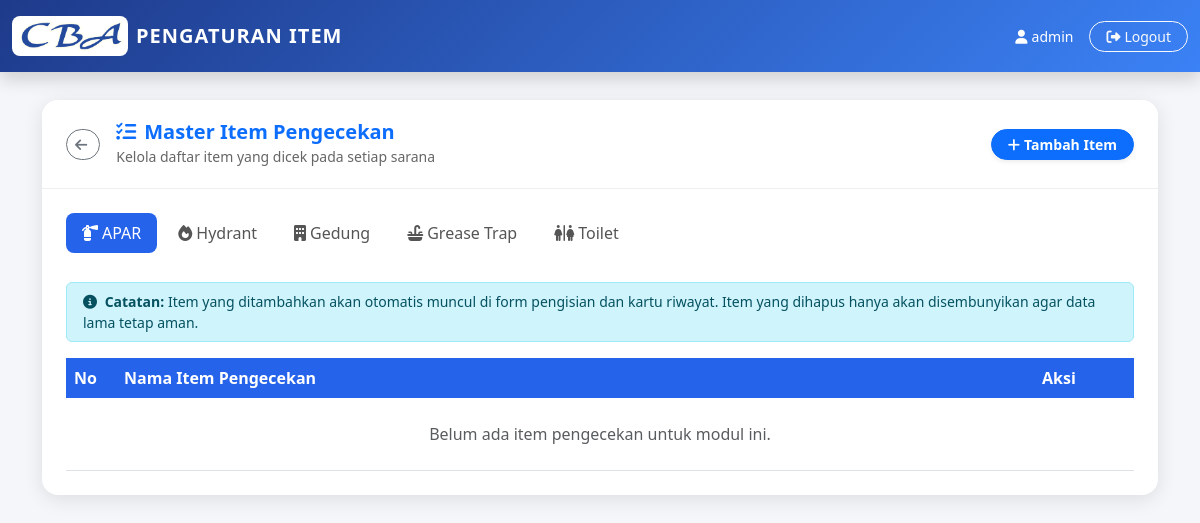
The page /master_item.php (signed in) on the database as committed earlier.
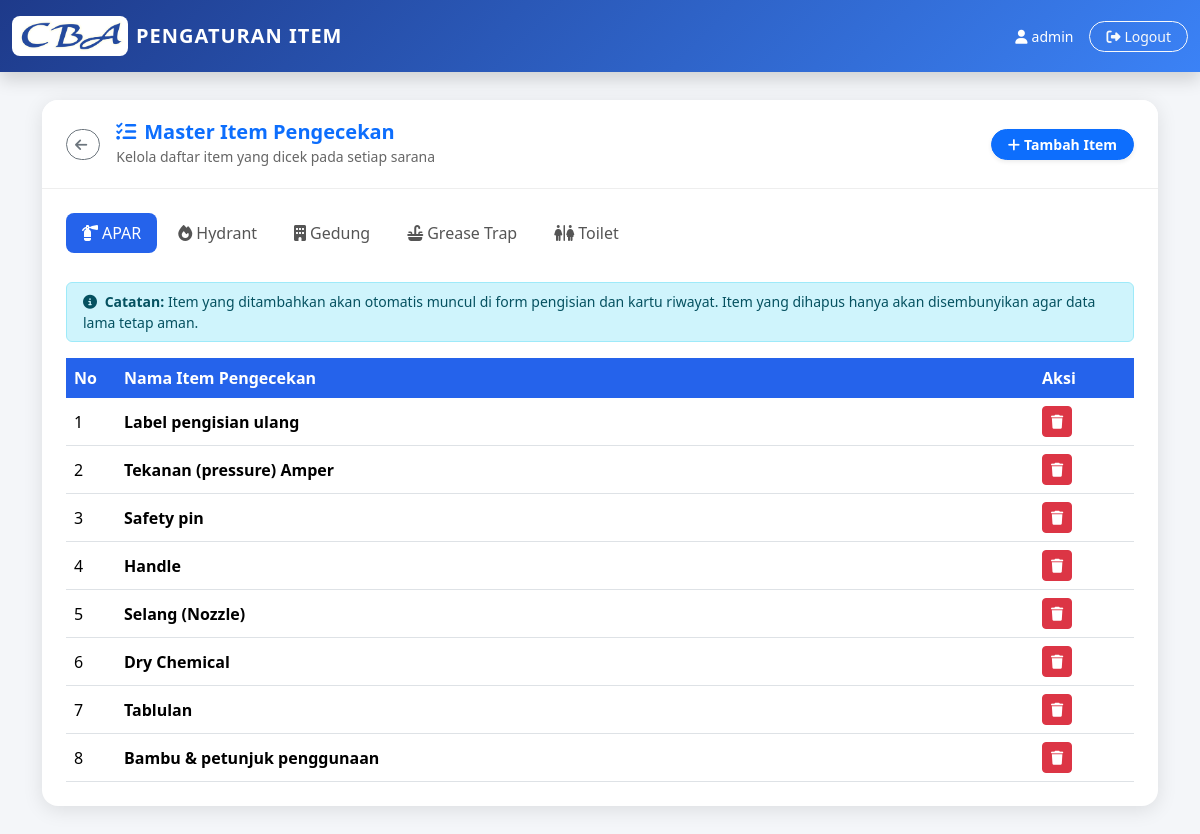
The same page on the database as committed later.
### tables this page shows
CREATE TABLE `master_item` (
  `id` int(11) NOT NULL,
  `modul` varchar(50) NOT NULL,
  `kolom` varchar(100) NOT NULL,
  `label` varchar(200) NOT NULL,
  `is_active` tinyint(1) DEFAULT 1
);

### master_item.php (the view, shortened to what this page needs)
<?php
include "config/koneksi.php";
mysqli_query($conn, "CREATE TABLE IF NOT EXISTS `master_item` (
  `id` int(11) NOT NULL AUTO_INCREMENT,
  `modul` varchar(50) NOT NULL,
  `kolom` varchar(100) NOT NULL,
  `label` varchar(200) NOT NULL,
  `is_active` tinyint(1) DEFAULT 1,
  PRIMARY KEY (`id`)
) ENGINE=InnoDB DEFAULT CHARSET=utf8mb4");
$cekData = mysqli_query($conn, "SELECT COUNT(*) as total FROM master_item");
$rowCek = mysqli_fetch_assoc($cekData);
if ($rowCek['total'] == 0) {
  $defaultItems = [
    'apar' => [
      'label_pengisian' => 'Label pengisian ulang',
      'tekanan_pressure' => 'Tekanan (pressure) Amper',
      'safety_pin' => 'Safety pin',
      'handle' => 'Handle',
      'selang_nozzle' => 'Selang (Nozzle)',
      'dry_chemical' => 'Dry Chemical',
      'tablulan' => 'Tablulan',
      'bambu_petunjuk' => 'Bambu & petunjuk penggunaan'
    ],
    'hydrant' => [
      'valve_handle' => 'Valve Handle',
      'hose_coupling_conect' => 'Hose Coupling Conect',
      'baut_valve_handle' => 'Baut valve handle',
      'fire_hose' => 'Fire hose',
      'slang_hydrant' => 'Slang hydrant',
      'nozzle' => 'Nozzle',
      'box_hydrant' => 'Box Hydrant'
    ],
    'gedung' => [
      'dinding' => 'Dinding',
      'atap_talang' => 'Atap/Talang',
      'lantai' => 'Lantai',
      'wastafel' => 'Wastafel',
      'pintu_kaca' => 'Pintu/Kaca',
      'toilet' => 'Toilet',
      'lain_lain' => 'Lain-lain'
    ],
    'grease_trap' => [
      'kondisi_fisik' => 'Kondisi fisik grease trap',
      'kebersihan_internal' => 'Kebersihan internal',
      'pemisahan_lemak' => 'Fungsi pemisahan lemak',
      'saluran_in_out' => 'Saluran masuk dan keluar',
      'bau_kontaminasi' => 'Bau atau kontaminasi'
    ],
    'toilet' => [
      'tissue_toilet' => 'Tissue toilet selalu tersedia',
      'lantai_bersih' => 'Lantai bersih (tidak ada sampah)',
      'closet_bersih' => 'Closet bersih & tidak mampet',
      'dinding_bersih' => 'Dinding Toilet bersih',
      'kran_shower' => 'Kran/shower berfungsi dengan baik',
      'sarang_laba' => 'Tidak ada sarang laba-laba',
      'tersedia_pewangi' => 'Tersedia pewangi',
      'lap_sabun' => 'Ada lap tangan dan sabun di washtafel',
      'tempat_sampah' => 'Ada tempat sampah di dalam toilet',
      'matikan_lampu' => 'Matikan lampu toilet saat tidak digunakan'
    ]
  ];
  foreach ($defaultItems as $modul => $items) {
    foreach ($items as $kolom => $label) {
      $k = mysqli_real_escape_string($conn, $kolom);
      $l = mysqli_real_escape_string($conn, $label);
      mysqli_query($conn, "INSERT INTO master_item (modul, kolom, label, is_active) VALUES ('$modul', '$k', '$l', 1)");
    }
  }
}
$modulFilter = isset($_GET['modul']) ? mysqli_real_escape_string($conn, $_GET['modul']) : 'apar';
$items = mysqli_query($conn, "SELECT * FROM master_item WHERE modul='$modulFilter' AND is_active=1 ORDER BY id ASC");
?>
<!DOCTYPE html>
<html lang="id">
<head>
  <link href="https://cdn.jsdelivr.net/npm/bootstrap@5.3.2/dist/css/bootstrap.min.css" rel="stylesheet">
</head>
<body>
  <nav class="navbar navbar-custom fixed-top py-3 shadow">
    <div class="container-fluid d-flex justify-content-between align-items-center">
      <div class="d-flex align-items-center gap-2 text-white" style="cursor:pointer" onclick="window.location.href='dashboard.php'">
        <img src="assets/images/cba.png" alt="Logo CBA" style="height:40px; background:white; padding:4px; border-radius:8px;">
        <span class="fw-bold fs-5 d-none d-sm-inline" style="letter-spacing:1px">PENGATURAN ITEM</span>
      </div>
      <div class="d-flex align-items-center gap-2 gap-md-3">
        <span class="text-white small d-none d-md-inline"><i class="fa-solid fa-user me-1"></i><?= $_SESSION['username'] ?></span>
        <a href="logout.php" class="btn btn-sm btn-outline-light rounded-pill px-2 px-md-3" title="Logout">
          <span class="d-none d-sm-inline"><i class="fa-solid fa-right-from-bracket me-1"></i>Logout</span>
        </a>
      </div>
    </div>
  </nav>
  <div class="container" style="margin-top:100px; padding-bottom:40px; flex:1;">
    <div class="card card-custom">
      <div class="card-header-custom d-flex justify-content-between align-items-center flex-wrap gap-3">
        <div class="d-flex align-items-center gap-3">
          <a href="dashboard.php" class="btn btn-sm btn-outline-secondary rounded-pill" title="Kembali ke Dashboard">
            <i class="fa-solid fa-arrow-left me-1"></i>
          </a>
          <div>
            <h5 class="fw-bold mb-0 text-primary"><i class="fa-solid fa-list-check me-2"></i>Master Item Pengecekan</h5>
            <small class="opacity-75">Kelola daftar item yang dicek pada setiap sarana</small>
          </div>
        </div>
        <button class="btn btn-primary btn-sm px-3 rounded-pill fw-bold shadow-sm" data-bs-toggle="modal" data-bs-target="#modalTambah">
          <i class="fa-solid fa-plus me-1"></i>Tambah Item
        </button>
      </div>
      <div class="card-body p-4">
        <ul class="nav nav-pills mb-4">
          <li class="nav-item">
            <a class="nav-link <?= $modulFilter == 'apar' ? 'active' : '' ?>" href="?modul=apar"><i class="fa-solid fa-fire-extinguisher me-1"></i>APAR</a>
          </li>
          <li class="nav-item">
            <a class="nav-link <?= $modulFilter == 'hydrant' ? 'active' : '' ?>" href="?modul=hydrant"><i class="fa-solid fa-fire me-1"></i>Hydrant</a>
          </li>
          <li class="nav-item">
            <a class="nav-link <?= $modulFilter == 'gedung' ? 'active' : '' ?>" href="?modul=gedung"><i class="fa-solid fa-building me-1"></i>Gedung</a>
          </li>
          <li class="nav-item">
            <a class="nav-link <?= $modulFilter == 'grease_trap' ? 'active' : '' ?>" href="?modul=grease_trap"><i class="fa-solid fa-sink me-1"></i>Grease Trap</a>
          </li>
          <li class="nav-item">
            <a class="nav-link <?= $modulFilter == 'toilet' ? 'active' : '' ?>" href="?modul=toilet"><i class="fa-solid fa-restroom me-1"></i>Toilet</a>
          </li>
        </ul>
        <div class="alert alert-info py-2 small">
          <i class="fa-solid fa-info-circle me-1"></i> <strong>Catatan:</strong> Item yang ditambahkan akan otomatis muncul di form pengisian dan kartu riwayat. Item yang dihapus hanya akan disembunyikan agar data lama tetap aman.
        </div>
        <div class="table-responsive">
          <table class="table table-hover align-middle mb-0">
            <thead>
              <tr>
                <th width="50">No</th>
                <th>Nama Item Pengecekan</th>
                <th width="100">Aksi</th>
              </tr>
            </thead>
            <tbody>
              <?php
              $no = 1;
              if (mysqli_num_rows($items) > 0):
                while ($row = mysqli_fetch_assoc($items)): ?>
                <tr>
                  <td><?= $no++ ?></td>
                  <td class="fw-semibold"><?= htmlspecialchars($row['label']) ?></td>
                  <td>
                    <button type="button" class="btn btn-danger btn-sm" onclick="confirmDelete(<?= $row['id'] ?>)" title="Hapus (Sembunyikan)">
                      <i class="fa-solid fa-trash"></i>
                    </button>
                  </td>
                </tr>
                <?php endwhile;
              else: ?>
                <tr>
                  <td colspan="3" class="text-center text-muted py-4">Belum ada item pengecekan untuk modul ini.</td>
                </tr>
              <?php endif; ?>
            </tbody>
          </table>
        </div>
      </div>
    </div>
  </div>
</body>
</html>

### master_item.php (style rules this page uses)
:root { --blue: #2563eb; --blue-dark: #1e3a8a; --blue-light: #3b82f6; }
body { background: #f4f6f9; font-family: 'Segoe UI', sans-serif; min-height: 100vh; display: flex; flex-direction: column; }
.navbar-custom { background: linear-gradient(135deg, var(--blue-dark), var(--blue-light)); }
.card-custom { border: none; border-radius: 16px; box-shadow: 0 4px 20px rgba(0,0,0,.1); }
.card-header-custom { background: #fff; color: #333; border-radius: 16px 16px 0 0; padding: 20px 24px; border-bottom: 1px solid #eee; }
.table thead th { background: var(--blue); color: #fff; border: none; white-space: nowrap; }
.nav-pills .nav-link { color: #555; border-radius: 8px; margin-right: 5px; margin-bottom: 5px; }
.nav-pills .nav-link.active { background-color: var(--blue); }

Rows that differ between the two databases and show on the page:
added master_item: label "Label pengisian ulang"
added master_item: label "Tekanan (pressure) Amper"
added master_item: label "Safety pin"
added master_item: label "Handle"
added master_item: label "Selang (Nozzle)"
added master_item: label "Dry Chemical"
added master_item: label "Tablulan"
added master_item: label "Bambu & petunjuk penggunaan"
Other text that changed with them:
text no longer shown: "Belum ada item pengecekan untuk modul ini."
